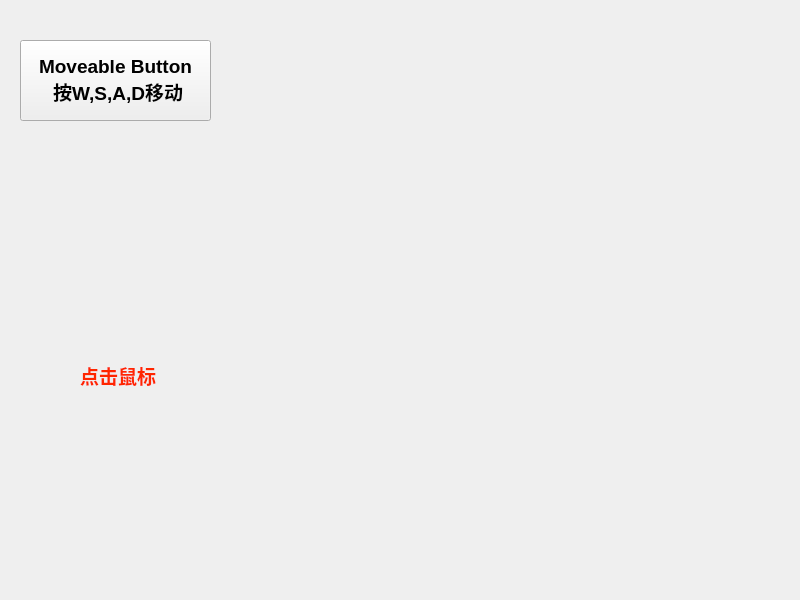
<?xml version="1.0" encoding="UTF-8"?>
<ui version="4.0">
 <class>Widget</class>
 <widget class="QWidget" name="Widget">
  <property name="geometry">
   <rect>
    <x>0</x>
    <y>0</y>
    <width>800</width>
    <height>600</height>
   </rect>
  </property>
  <property name="palette">
   <palette>
    <active>
     <colorrole role="WindowText">
      <brush brushstyle="SolidPattern">
       <color alpha="255">
        <red>255</red>
        <green>38</green>
        <blue>0</blue>
       </color>
      </brush>
     </colorrole>
    </active>
    <inactive>
     <colorrole role="WindowText">
      <brush brushstyle="SolidPattern">
       <color alpha="255">
        <red>255</red>
        <green>38</green>
        <blue>0</blue>
       </color>
      </brush>
     </colorrole>
    </inactive>
    <disabled/>
   </palette>
  </property>
  <property name="font">
   <font>
    <pointsize>14</pointsize>
    <bold>true</bold>
   </font>
  </property>
  <property name="windowTitle">
   <string>Widget</string>
  </property>
  <widget class="QPushButton" name="btnMove">
   <property name="geometry">
    <rect>
     <x>20</x>
     <y>40</y>
     <width>191</width>
     <height>81</height>
    </rect>
   </property>
   <property name="text">
    <string>Moveable Button 
 按W,S,A,D移动</string>
   </property>
  </widget>
  <widget class="QLabel" name="labMove">
   <property name="geometry">
    <rect>
     <x>80</x>
     <y>360</y>
     <width>81</width>
     <height>31</height>
    </rect>
   </property>
   <property name="font">
    <font>
     <pointsize>14</pointsize>
     <bold>true</bold>
    </font>
   </property>
   <property name="text">
    <string>点击鼠标</string>
   </property>
  </widget>
 </widget>
 <resources/>
 <connections/>
</ui>
